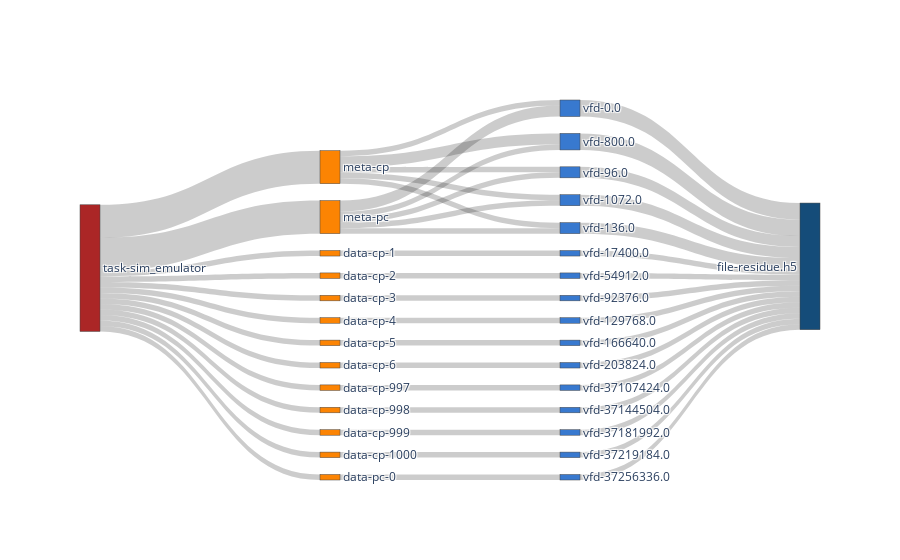

Here is the notebook cell this chart was saved with:
### Code cell
sim_nodes, sim_nodes_dict = get_nodes_for_sankey(G_SIM, rm_tags=['sim'])

# print(node_ref2)

sim_links = get_links_for_sankey(G_SIM, sim_nodes_dict)
fig = go.Figure(go.Sankey(
            node = sim_nodes,
            link = sim_links, orientation='h'))
fig.show()
fig.write_html(f"{path}/sankey-sim_w-vol-vfd-.html")

### Figure 1 — Plotly figure (JSON) as saved in the notebook; plotly's stock layout.template omitted (floating-point values rounded to 4 significant figures)
{"data": [{"link": {"label": ["access_cnt = 6, access_size = 1, ave_acc_size=0.17", "access_cnt = 6, access_size = 1, ave_acc_size=0.17", "access_cnt = 1, access_size = 1, ave_acc_size=1.0", "access_cnt = 1, access_size = 1, ave_acc_size=1.0", "access_cnt = 1, access_size = 1, ave_acc_size=1.0", "access_cnt = 1, access_size = 1, ave_acc_size=1.0", "access_cnt = 1, access_size = 1, ave_acc_size=1.0", "access_cnt = 1, access_size = 1, ave_acc_size=1.0", "access_cnt = 1, access_size = 1, ave_acc_size=1.0", "access_cnt = 1, access_size = 1, ave_acc_size=1.0", "access_cnt = 1, access_size = 1, ave_acc_size=1.0", "access_cnt = 1, access_size = 1, ave_acc_size=1.0", "access_cnt = 1, access_size = 1, ave_acc_size=1.0", "access_cnt = 1, access_size = 1, ave_acc_size=1.0", "access_cnt = 1, access_size = 1, ave_acc_size=1.0", "access_cnt = 1, access_size = 1, ave_acc_size=1.0", "access_cnt = 1, access_size = 1, ave_acc_size=1.0", "access_cnt = 2, access_size = 1, ave_acc_size=0.5", "access_cnt = 2, access_size = 1, ave_acc_size=0.5", "access_cnt = 1, access_size = 1, ave_acc_size=1.0", "access_cnt = 1, access_size = 1, ave_acc_size=1.0", "access_cnt = 1, access_size = 1, ave_acc_size=1.0", "access_cnt = 1, access_size = 1, ave_acc_size=1.0", "access_cnt = 1, access_size = 1, ave_acc_size=1.0", "access_cnt = 1, access_size = 1, ave_acc_size=1.0", "access_cnt = 1, access_size = 1, ave_acc_size=1.0", "access_cnt = 1, access_size = 1, ave_acc_size=1.0", "access_cnt = 1, access_size = 1, ave_acc_size=1.0", "access_cnt = 1, access_size = 1, ave_acc_size=1.0", "access_cnt = 1, access_size = 1, ave_acc_size=1.0", "access_cnt = 1, access_size = 1, ave_acc_size=1.0", "access_cnt = 1, access_size = 1, ave_acc_size=1.0", "access_cnt = 1, access_size = 1, ave_acc_size=1.0", "access_cnt = 1, access_size = 1, ave_acc_size=1.0", "access_cnt = 3, access_size = 1, ave_acc_size=0.33", "access_cnt = 2, access_size = 1, ave_acc_size=0.5", "access_cnt = 2, access_size = 1, ave_acc_size=0.5", "access_cnt = 2, access_size = 1, ave_acc_size=0.5", "access_cnt = 3, access_size = 1, ave_acc_size=0.33", "access_cnt = 1, access_size = 1, ave_acc_size=1.0", "access_cnt = 1, access_size = 1, ave_acc_size=1.0", "access_cnt = 1, access_size = 1, ave_acc_size=1.0", "access_cnt = 1, access_size = 1, ave_acc_size=1.0", "access_cnt = 1, access_size = 1, ave_acc_size=1.0", "access_cnt = 1, access_size = 1, ave_acc_size=1.0", "access_cnt = 1, access_size = 1, ave_acc_size=1.0", "access_cnt = 1, access_size = 1, ave_acc_size=1.0", "access_cnt = 1, access_size = 1, ave_acc_size=1.0", "access_cnt = 1, access_size = 1, ave_acc_size=1.0", "access_cnt = 1, access_size = 1, ave_acc_size=1.0"], "source": [0, 0, 0, 0, 0, 0, 0, 0, 0, 0, 0, 0, 0, 1, 1, 1, 1, 1, 2, 2, 2, 2, 2, 3, 4, 5, 6, 7, 8, 9, 10, 11, 12, 13, 14, 15, 16, 17, 18, 19, 20, 21, 22, 23, 24, 25, 26, 27, 28, 29], "target": [1, 2, 3, 4, 5, 6, 7, 8, 9, 10, 11, 12, 13, 14, 15, 16, 17, 18, 14, 15, 16, 17, 18, 19, 20, 21, 22, 23, 24, 25, 26, 27, 28, 29, 30, 30, 30, 30, 30, 30, 30, 30, 30, 30, 30, 30, 30, 30, 30, 30], "value": [6, 6, 1, 1, 1, 1, 1, 1, 1, 1, 1, 1, 1, 1, 1, 1, 1, 2, 2, 1, 1, 1, 1, 1, 1, 1, 1, 1, 1, 1, 1, 1, 1, 1, 3, 2, 2, 2, 3, 1, 1, 1, 1, 1, 1, 1, 1, 1, 1, 1]}, "node": {"color": ["#ab2626", "#fc8403", "#fc8403", "#fc8403", "#fc8403", "#fc8403", "#fc8403", "#fc8403", "#fc8403", "#fc8403", "#fc8403", "#fc8403", "#fc8403", "#fc8403", "#3879cf", "#3879cf", "#3879cf", "#3879cf", "#3879cf", "#3879cf", "#3879cf", "#3879cf", "#3879cf", "#3879cf", "#3879cf", "#3879cf", "#3879cf", "#3879cf", "#3879cf", "#3879cf", "#154c79"], "label": ["task-sim_emulator", "meta-cp", "meta-pc", "data-cp-1", "data-cp-2", "data-cp-3", "data-cp-4", "data-cp-5", "data-cp-6", "data-cp-997", "data-cp-998", "data-cp-999", "data-cp-1000", "data-pc-0", "vfd-0.0", "vfd-96.0", "vfd-1072.0", "vfd-136.0", "vfd-800.0", "vfd-17400.0", "vfd-54912.0", "vfd-92376.0", "vfd-129768.0", "vfd-166640.0", "vfd-203824.0", "vfd-37107424.0", "vfd-37144504.0", "vfd-37181992.0", "vfd-37219184.0", "vfd-37256336.0", "file-residue.h5"], "x": [], "y": []}, "orientation": "h", "type": "sankey"}], "layout": {}}
